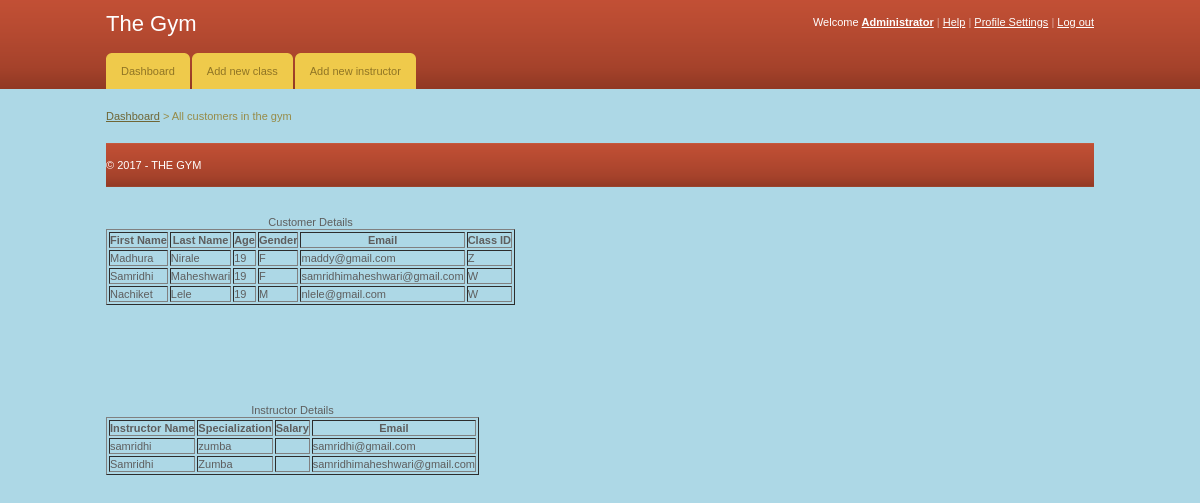
The app's page /admin.php with its own data.
### tables this page shows
CREATE TABLE `customer` (
  `cid` int(5) NOT NULL,
  `cfname` varchar(10) DEFAULT NULL,
  `clname` varchar(10) DEFAULT NULL,
  `age` varchar(2) DEFAULT NULL,
  `gender` varchar(1) DEFAULT NULL,
  `email` varchar(50) DEFAULT NULL,
  `classid` varchar(2) DEFAULT NULL,
  `user` varchar(50) NOT NULL
);

CREATE TABLE `instructor` (
  `instructorid` varchar(50) NOT NULL,
  `instructorname` varchar(10) DEFAULT NULL,
  `specialization` varchar(10) DEFAULT NULL,
  `salary` int(5) DEFAULT NULL,
  `email` varchar(100) NOT NULL,
  `pwd` varchar(20) NOT NULL
);

### admin.php (the view, shortened to what this page needs)
<!DOCTYPE html PUBLIC "-//W3C//DTD XHTML 1.0 Transitional//EN" "http://www.w3.org/TR/xhtml1/DTD/xhtml1-transitional.dtd">
<html xmlns="http://www.w3.org/1999/xhtml">
<head>
	<link rel="stylesheet" href="css/style.css" type="text/css" media="all" />
</head>
<body>
<div id="header">
	<div class="shell">
		<div id="top">
			<h1><a href="#">The Gym</a></h1>
			<div id="top-navigation">
				Welcome <a href="#"><strong>Administrator</strong></a>
				<span>|</span>
				<a href="#">Help</a>
				<span>|</span>
				<a href="#">Profile Settings</a>
				<span>|</span>
				<a href="start.html">Log out</a>
			</div>
		</div>
		<div id="navigation">
			<ul>
			    <li><a href="#"><span>Dashboard</span></a></li>
			    <li><a href="addnewclass.html"><span>Add new class</span></a></li>
                            <li><a href="addnewinstructor.html"><span>Add new instructor</span></a></li>
			</ul>
		</div>
	</div>
</div>
<div id="container">
	<div class="shell">
		<div class="small-nav">
			<a href="#">Dashboard</a>
			<span>&gt;</span>
			All customers in the gym
		</div>
<div id="footer">
	<div class="shell">
		<span class="left">&copy; 2017 - THE GYM</span>
	</div>
</div>
</body>
</html>
<?php
     $db = mysqli_connect('localhost','root','samridhi','gymmanagement')
 	or die('Error connecting to MySQL server.');
echo "<table border='1'>
       <caption> Customer Details </caption>
	<tr>
	<th>First Name</th>
	<th>Last Name</th>
	<th>Age</th>
	<th>Gender</th>
	<th>Email</th>
        <th> Class ID </th>
	</tr>";
$query="select cfname, clname, age, gender, email, classid from customer";
 	mysqli_query($db, $query) or die('Error querying database.');
        $result  = $db->query($query);
         if($result->num_rows>0){
          while($row = $result ->fetch_assoc()) {
	 echo "<tr>";
	 echo "<td>" .$row['cfname']."</td>".
	  "<td>" .$row['clname']."</td>".
	  "<td>" .$row['age']."</td>".
	  "<td>" .$row['gender']."</td>".
	  "<td>" .$row['email']."</td>".
	   "<td>" .$row['classid']."</td>";
	}
}
	echo "</table>";
echo "<table border='1'>
       <caption> Instructor Details </caption>
	<tr>
	<th>Instructor Name</th>
	<th>Specialization</th>
	<th>Salary</th>
	<th>Email</th>
	</tr>";
$query="select instructorname, specialization,salary,email from instructor";
 	mysqli_query($db, $query) or die('Error querying database.');
        $result  = $db->query($query);
         if($result->num_rows>0){
          while($row = $result ->fetch_assoc()) {
	 echo "<tr>";
	 echo "<td>" .$row['instructorname']."</td>".
	  "<td>" .$row['specialization']."</td>".
	  "<td>" .$row['salary']."</td>".
	  "<td>" .$row['email']."</td>";
	}
}
	echo "</table>";
?>

### css/style.css (style rules this page uses)
* { padding:0; margin:0; outline:0; }
body { background:#add8e6; font-family: Verdana, sans-serif; font-size:11px; line-height:14px; color:#5e5e5e; }
a { color:#ba4c32; text-decoration: underline; cursor:pointer; }
.left, .alignleft { float:left; display:inline; }
h1 { font-size:22px; line-height:24px; color:#fff; font-weight: normal; }
h1 a { color:#fff; text-decoration: none; }
.shell { width:988px; margin:0 auto; }
#header { height:89px; background:url(images/header.gif); white-space:nowrap; }
#header h1 { float:left; display:inline; padding-top:12px; }
#top-navigation { float:right; white-space:nowrap; color:#fff; padding-top:15px; }
#top-navigation a { color:#fff; }
#top-navigation span { color:#dca598; }
#top { height:53px; }
#navigation { height:36px; }
#navigation ul { list-style-type: none; }
#navigation ul li { float:left; display:inline; margin-right:2px; }
#navigation ul li a, #navigation ul li a span { float:left; height:36px; background:url(images/tab.gif) no-repeat 0 0; padding:0 0 0 15px; }
#navigation ul li a span { background-position:right 0; padding:0 15px 0 0; }
#navigation ul li a { line-height:36px; color:#907525; text-decoration: none; }
#container { padding:20px 0; }
.small-nav { color:#978b48; padding-bottom:20px; }
.small-nav a { color:#6f6636; }
#footer { height:44px; background:url(images/footer.gif); line-height:44px; color:#fff; }

### records on screen
customer: cfname "Madhura", clname "Nirale", age "19", gender "F", email "maddy@gmail.com", classid "Z"
customer: cfname "Samridhi", clname "Maheshwari", age "19", gender "F", email "samridhimaheshwari@gmail.com", classid "W"
customer: cfname "Nachiket", clname "Lele", age "19", gender "M", email "nlele@gmail.com", classid "W"
instructor: instructorname "samridhi", specialization "zumba", email "samridhi@gmail.com"
instructor: instructorname "Samridhi", specialization "Zumba", email "samridhimaheshwari@gmail.com"
